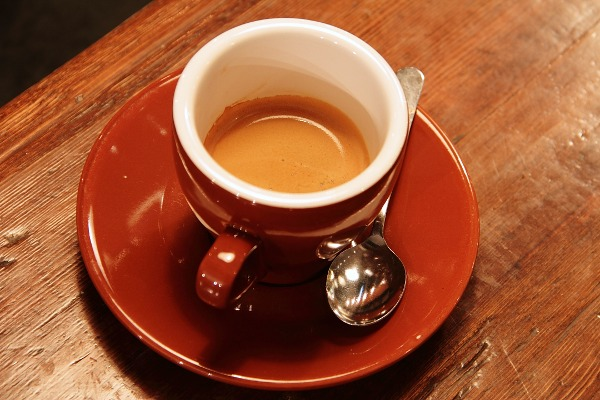
%> input picture Lab6-Integrated-Image-Pipeline/sample_image.jpg, 600 x 400 px
$ octave Lab6_image_pipeline.m   (GNU Octave 9; MATLAB toolbox functions it lacks are replaced by stand-ins)
%> lines starting %> are read from the running program, lines starting %| are printed output that depends on the picture; long printed decimals are rounded
%% Lab 6 - Mini Project: Integrated Image Processing Pipeline
% Demonstration subject: a photograph of a coffee cup (sample_image.jpg).
% The image is included in this project folder, so no editing is needed.
% Requires MATLAB Image Processing Toolbox.
close all; clear; clc;

%% Locate this script's folder and the bundled sample photograph
projectDir = fileparts(mfilename('fullpath'));
if isempty(projectDir), projectDir = pwd; end
imageFile = fullfile(projectDir,'sample_image.jpg');
assert(isfile(imageFile), 'Missing sample_image.jpg in %s', projectDir);
Irgb = imread(imageFile);
%> Irgb is the input picture: size 400x600x3 uint8; mean R, G, B 158.5, 85.8, 51.5
if size(Irgb,3) == 3
    I = im2double(rgb2gray(Irgb));
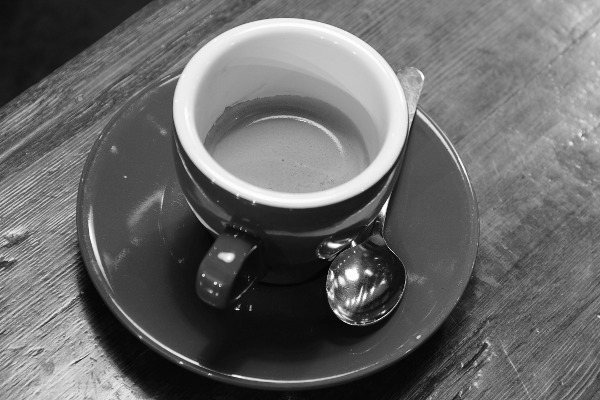
%> I: size 400x600 double; min 0.00392, max 1, mean 0.406
else
    I = im2double(Irgb);
end
[M,N] = size(I);
%> M = 400; N = 600

%% 1) Preprocessing - 3x3 median filter
I_filt = medfilt2(I,[3 3], 'symmetric');

%% 2) Contrast enhancement - linear intensity mapping
I_enh = imadjust(I_filt,[0.2 0.8],[0 1]);

%% 3) Edge extraction - Canny detector
edges = edge(I_enh,'Canny',[0.1 0.25]);
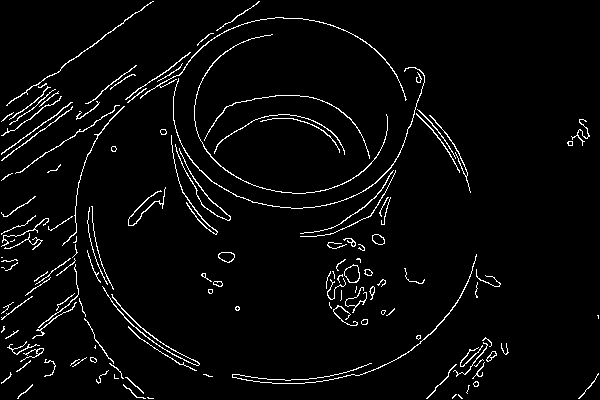
%> edges: size 400x600 logical; 3.7% white in thin lines or dots

%% 4) Frequency-domain ideal low-pass (circular frequency mask)
F = fftshift(fft2(I_enh));
[u,v] = meshgrid(-floor(N/2):ceil(N/2)-1, ...
                 -floor(M/2):ceil(M/2)-1);
cutoffRadius = 60;
H = double(hypot(u,v) < cutoffRadius);
I_lp = real(ifft2(ifftshift(F.*H)));
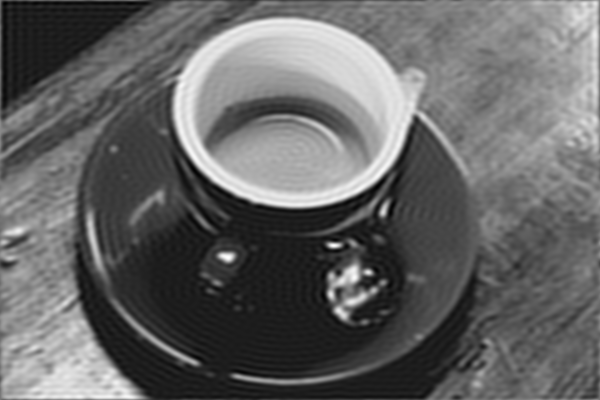
%> I_lp: size 400x600 double; min -0.147, max 1.16, mean 0.37; drawn with min black and max white
I_lp_display = min(max(I_lp,0),1); % only for display
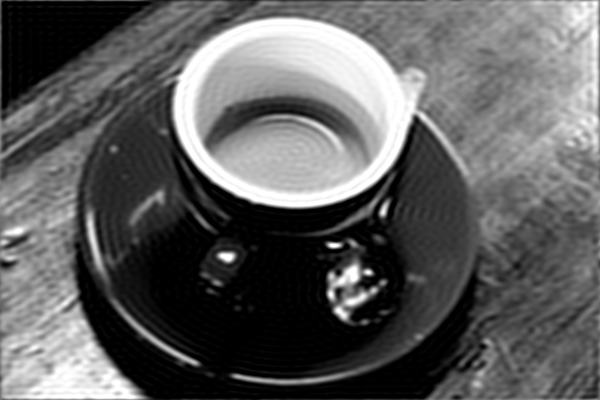
%> I_lp_display: size 400x600 double; min 0, max 1, mean 0.371

%% 5) Main pipeline comparison
fig1 = figure('Color','white','Name','Lab 6 - Complete Image Pipeline', ...
    'Position',[80 120 1500 450]);
tiledlayout(1,5,'TileSpacing','compact','Padding','compact');
nexttile; imshow(I); title('1. Original','Color','k');
nexttile; imshow(I_filt); title('2. Median filter','Color','k');
nexttile; imshow(I_enh); title('3. Enhanced','Color','k');
nexttile; imshow(edges); title('4. Canny edges','Color','k');
nexttile; imshow(I_lp_display); title('5. Frequency LP','Color','k');
exportgraphics(fig1,fullfile(projectDir,'01_pipeline_comparison.png'),'Resolution',180);

%% 6) Grayscale histograms, before and after contrast enhancement
fig2 = figure('Color','white','Name','Lab 6 - Contrast Histograms', ...
    'Position',[150 150 1000 430]);
tiledlayout(1,2,'TileSpacing','compact','Padding','compact');
nexttile; imhist(I); title('Original image histogram','Color','k');
xlabel('Pixel intensity'); ylabel('Pixel count'); grid on;
nexttile; imhist(I_enh); title('Enhanced image histogram','Color','k');
xlabel('Pixel intensity'); ylabel('Pixel count'); grid on;
%> after `grid on`:
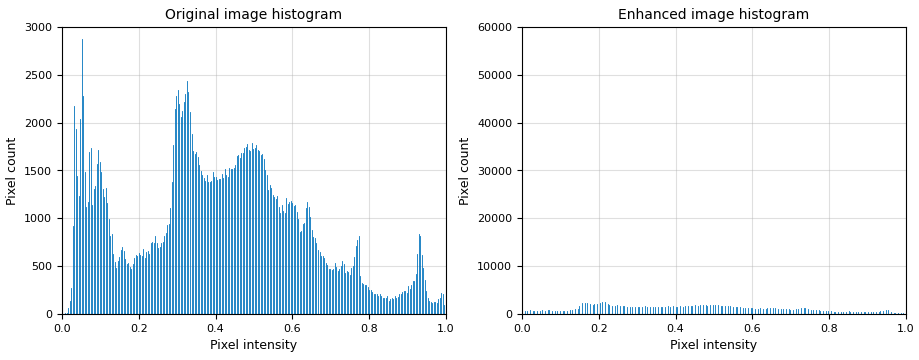
%> figure redrawn from the program's plot data, 2 panels; panel 1: highest point at x = 0.051, y = 2871; panel 2: highest point at x = 0, y = 50535
exportgraphics(fig2,fullfile(projectDir,'02_contrast_histograms.png'),'Resolution',180);

%% 7) Display Fourier magnitude and filtering mask
fig3 = figure('Color','white','Name','Lab 6 - Frequency Domain', ...
    'Position',[150 150 1000 430]);
tiledlayout(1,2,'TileSpacing','compact','Padding','compact');
nexttile; imshow(log1p(abs(F)),[]); title('Centered log FFT magnitude','Color','k');
%> after `imshow(log1p(abs(F)),[])`:
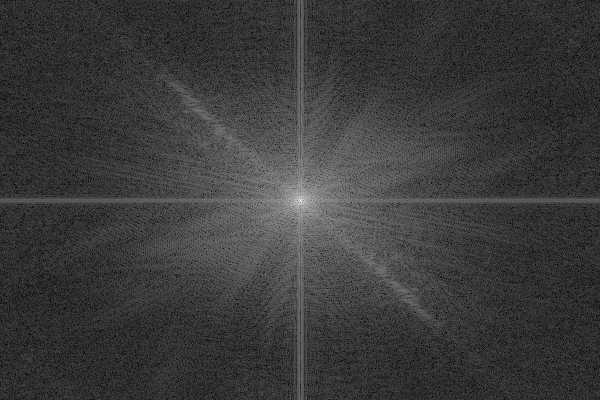
%> displayed picture: size 400x600, on the screen's scale of 0 to 255; min 0, max 255, mean 58.9
nexttile; imshow(H,[]); title('Ideal LP frequency mask','Color','k');
%> after `title('Ideal LP frequency mask','Color','k')`:
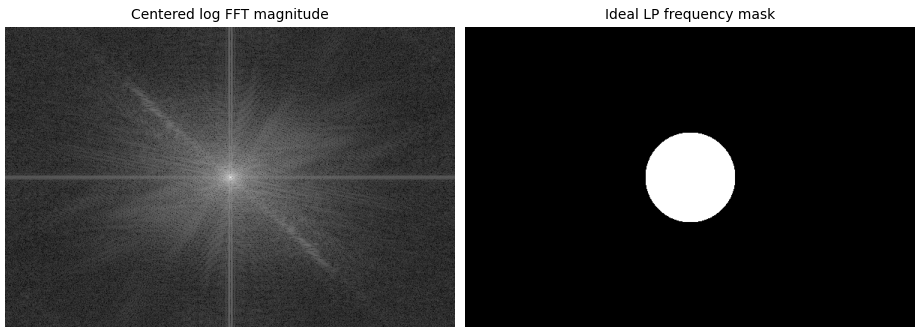
%> figure redrawn from the program's plot data, 2 panels
exportgraphics(fig3,fullfile(projectDir,'03_frequency_domain.png'),'Resolution',180);

%% 8) Print basic reproducible measurements
fprintf('Lab 6 complete. Input: %s\n', imageFile);
fprintf('Image dimensions: %d x %d pixels\n',M,N);
%| Image dimensions: 400 x 600 pixels
fprintf('Grayscale std dev: original %.5f; median %.5f; enhanced %.5f\n', ...
    std(I(:)),std(I_filt(:)),std(I_enh(:)));
%| Grayscale std dev: original 0.2278; median 0.2246; enhanced 0.3035
fprintf('Canny edge pixels: %d (%.2f%% of image)\n', ...
    nnz(edges),100*nnz(edges)/numel(edges));
%| Canny edge pixels: 8769 (3.65% of image)
fprintf('Frequency-domain mask cutoff radius: %d frequency pixels\n', cutoffRadius);
fprintf('Saved three PNG figures next to the MATLAB script.\n');
